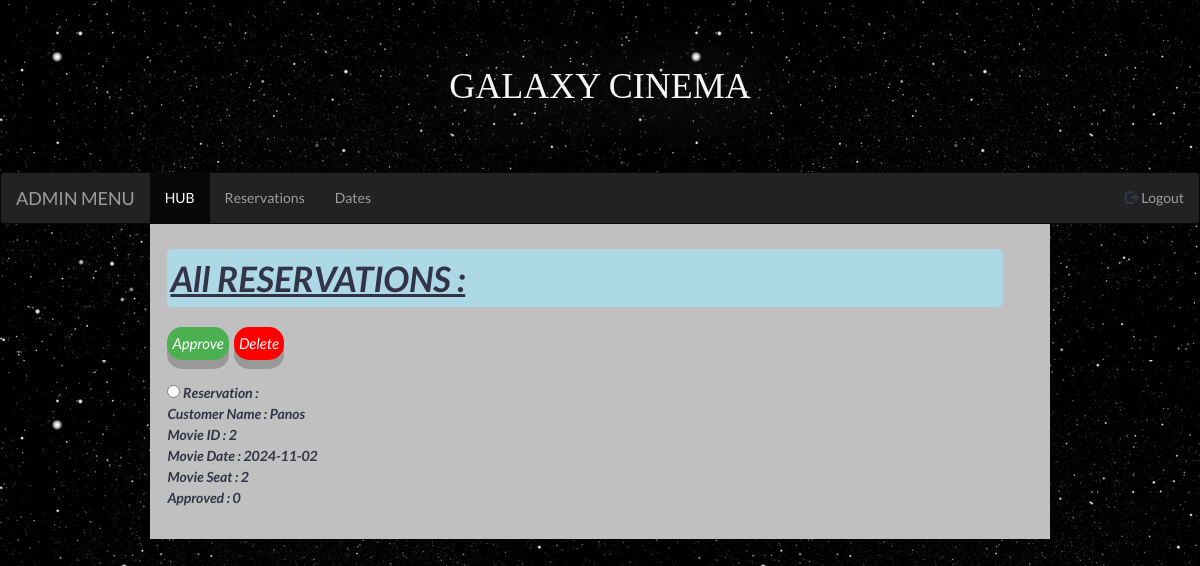
Page /ResList.php (signed in) on the committed database.
### tables this page shows
CREATE TABLE `reservations` (
  `Customer_Name` varchar(55) NOT NULL,
  `Movie_ID` int(11) NOT NULL,
  `Movie_Date` date NOT NULL,
  `Movie_Seat` int(11) NOT NULL,
  `Approved` int(11) NOT NULL DEFAULT 0
);

### ResList.php (the view, shortened to what this page needs)
<?php
  Class ResList{
     function show_Res()
      {
            $conn = mysqli_connect("localhost", "root", "", "galaxy cinema");
            $sql = "SELECT * from reservations ";
            $result = mysqli_query($conn, $sql);
            if (mysqli_num_rows($result) >0)
            {
                  $row=mysqli_fetch_assoc($result);
                  echo "<div class='reslists'>";
                  echo  "<label><input type= 'radio' name='reslist'  value=$row[Customer_Name]> Reservation :<br> Customer Name : $row[Customer_Name]<br> Movie ID : $row[Movie_ID]<br> Movie Date  : $row[Movie_Date]<br> Movie Seat : $row[Movie_Seat]<br> Approved : $row[Approved]<br><br></label>";
                  echo "</div>";
            }
      }
  }
?>
<?php
$res =new ResList();
?>
<!DOCTYPE html>
<html>
<head>
    <link rel="stylesheet" href="https://maxcdn.bootstrapcdn.com/bootstrap/3.4.1/css/bootstrap.min.css">
    <link rel="stylesheet" href="CSS/simple-grid.css">
    <link rel="stylesheet" href="https://maxcdn.bootstrapcdn.com/bootstrap/3.4.1/css/bootstrap.min.css">
</head>
<body>
    <br>
    <h1> GALAXY CINEMA</h1>
    <br>
    <br>
    <br>
    <nav class="navbar navbar-inverse">
        <div class="container-fluid" class='row'>
            <div class="navbar-header" class='col-12'>
                <a class="navbar-brand">ADMIN MENU</a>
            </div>
            <ul class="nav navbar-nav">
                <li class="active"><a href="HUBAdmin.php">HUB</a></li>
                <li><a href="ResList.php">Reservations</a></li>
                <li><a href="Dates.php">Dates</a></li>
            </ul>
            <ul class="nav navbar-nav navbar-right">
                <li><a href='Logout.php'><span class="glyphicon glyphicon-log-out"></span> Logout</a></li>
            </ul>
        </div>
    </nav>
    <div class="container" >
            <div class="row">
                  <div class="col-12">
                        <h2  class="desktop" style="background-color:lightblue; width:100%; padding: 3px ; border-radius: 5px; font-size:250%"><strong><u><i>All RESERVATIONS :<i></u></strong></h2>
                  </div>
                  <div class="col-12">
                  <form method="GET" >
                             <div class="input-group">
                             <input  class="button" type=submit name="approve" value ="Approve">&nbsp;
                             <input  class="button1" type=submit name="delete" value ="Delete">
                             <br>
                             <br>
                              <?php $res->show_Res()?>
                             </div>
                  </form>
                  </div>
</body>
</html>

### CSS/simple-grid.css (style rules this page uses)
html, body { height: 100%; width: 100%; margin: 0; padding: 0; left: 0; top: 0; font-size: 100%; }
* { font-family: 'Lato', Helvetica, sans-serif; color: #333447; line-height: 1.5; }
h1 { font-size: 2.5rem; }
h2 { font-size: 2rem; }
.container { width: 90%; margin-left: auto; margin-right: auto; }
.row { position: relative; width: 100%; }
.row [class^="col"] { float: left; margin: 0.5rem 2%; min-height: 0.125rem; }
.col-1, .col-2, .col-3, .col-4, .col-5, .col-6, .col-7, .col-8, .col-9, .col-10, .col-11, .col-12 { width: 96%; }
.row::after { content: ""; display: table; clear: both; }
@media only screen and (min-width: 33.75em) { .container { width: 80%; } }
@media only screen and (min-width: 45em) { .col-12 { width: 96%; } }
@media only screen and (min-width: 60em) { .container { width: 75%; max-width: 60rem; } }

### ResList.php (style rules this page uses)
body { background-color: Silver; background-image: url('IMAGES/galaxy2.jpg'); }
h1 { color:whitesmoke; text-align: center; font-family: 'Permanent Marker', cursive; text-shadow: 5px 5px 75px rgba(253, 253, 253, 0.678); padding: 75px; margin: 0px; margin-top: -28px; background-image: url('IMAGES/galaxy2.jpg'); }
nav { margin-top: -70px; }
div.container { background-color: silver; margin-top: -20px; max-width: 75%; }
.button { display: inline-block; padding: 5px 5px; font-size: 15px; cursor: pointer; text-align: center; text-decoration: none; outline: none; color: #fff; background-color: #4CAF50; border: none; border-radius: 15px; box-shadow: 0 9px #999; }
.button1 { display: inline-block; padding: 5px 5px; font-size: 15px; cursor: pointer; text-align: center; text-decoration: none; outline: none; color: #fff; background-color: red; border: none; border-radius: 15px; box-shadow: 0 9px #999; }

### rows in the picture
reservations: Customer_Name "Panos", Movie_ID "2", Movie_Date "2024-11-02", Movie_Seat "2", Approved "0"
